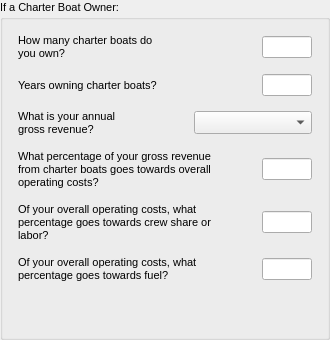
        <widget class="QGroupBox" name="vessel_info_2" >
         <property name="font" >
          <font>
           <family>Tahoma</family>
           <pointsize>8</pointsize>
          </font>
         </property>
         <property name="title" >
          <string>If a Charter Boat Owner:</string>
         </property>
         <layout class="QVBoxLayout" >
          <item>
           <widget class="QWidget" native="1" name="ves_license_4" >
            <property name="font" >
             <font>
              <family>Tahoma</family>
              <pointsize>8</pointsize>
             </font>
            </property>
            <layout class="QHBoxLayout" >
             <property name="spacing" >
              <number>4</number>
             </property>
             <property name="margin" >
              <number>4</number>
             </property>
             <item>
              <widget class="QLabel" name="federal_vessel_id_text_3" >
               <property name="minimumSize" >
                <size>
                 <width>150</width>
                 <height>0</height>
                </size>
               </property>
               <property name="maximumSize" >
                <size>
                 <width>150</width>
                 <height>16777215</height>
                </size>
               </property>
               <property name="font" >
                <font>
                 <family>Tahoma</family>
                 <pointsize>8</pointsize>
                </font>
               </property>
               <property name="text" >
                <string>How many charter boats do you own?</string>
               </property>
               <property name="wordWrap" >
                <bool>true</bool>
               </property>
              </widget>
             </item>
             <item>
              <spacer>
               <property name="font" >
                <font>
                 <family>Tahoma</family>
                 <pointsize>8</pointsize>
                </font>
               </property>
               <property name="orientation" >
                <enum>Qt::Horizontal</enum>
               </property>
               <property name="sizeHint" stdset="0" >
                <size>
                 <width>40</width>
                 <height>20</height>
                </size>
               </property>
              </spacer>
             </item>
             <item>
              <widget class="QLineEdit" name="cpfv_num_own_line" >
               <property name="enabled" >
                <bool>true</bool>
               </property>
               <property name="minimumSize" >
                <size>
                 <width>50</width>
                 <height>0</height>
                </size>
               </property>
               <property name="maximumSize" >
                <size>
                 <width>50</width>
                 <height>16777215</height>
                </size>
               </property>
               <property name="font" >
                <font>
                 <family>Tahoma</family>
                 <pointsize>8</pointsize>
                </font>
               </property>
               <property name="text" >
                <string/>
               </property>
              </widget>
             </item>
            </layout>
           </widget>
          </item>
          <item>
           <widget class="QWidget" native="1" name="ves_license_5" >
            <property name="font" >
             <font>
              <family>Tahoma</family>
              <pointsize>8</pointsize>
             </font>
            </property>
            <layout class="QHBoxLayout" >
             <property name="spacing" >
              <number>4</number>
             </property>
             <property name="margin" >
              <number>4</number>
             </property>
             <item>
              <widget class="QLabel" name="federal_vessel_id_text_4" >
               <property name="minimumSize" >
                <size>
                 <width>200</width>
                 <height>0</height>
                </size>
               </property>
               <property name="maximumSize" >
                <size>
                 <width>200</width>
                 <height>16777215</height>
                </size>
               </property>
               <property name="font" >
                <font>
                 <family>Tahoma</family>
                 <pointsize>8</pointsize>
                </font>
               </property>
               <property name="text" >
                <string>Years owning charter boats?</string>
               </property>
               <property name="wordWrap" >
                <bool>true</bool>
               </property>
              </widget>
             </item>
             <item>
              <spacer>
               <property name="font" >
                <font>
                 <family>Tahoma</family>
                 <pointsize>8</pointsize>
                </font>
               </property>
               <property name="orientation" >
                <enum>Qt::Horizontal</enum>
               </property>
               <property name="sizeHint" stdset="0" >
                <size>
                 <width>40</width>
                 <height>20</height>
                </size>
               </property>
              </spacer>
             </item>
             <item>
              <widget class="QLineEdit" name="cpfv_yr_own_line" >
               <property name="enabled" >
                <bool>true</bool>
               </property>
               <property name="minimumSize" >
                <size>
                 <width>50</width>
                 <height>0</height>
                </size>
               </property>
               <property name="maximumSize" >
                <size>
                 <width>50</width>
                 <height>16777215</height>
                </size>
               </property>
               <property name="font" >
                <font>
                 <family>Tahoma</family>
                 <pointsize>8</pointsize>
                </font>
               </property>
               <property name="text" >
                <string/>
               </property>
              </widget>
             </item>
            </layout>
           </widget>
          </item>
          <item>
           <widget class="QWidget" native="1" name="widget_2" >
            <property name="font" >
             <font>
              <family>Tahoma</family>
              <pointsize>8</pointsize>
             </font>
            </property>
            <layout class="QHBoxLayout" name="horizontalLayout_2" >
             <property name="spacing" >
              <number>4</number>
             </property>
             <property name="margin" >
              <number>4</number>
             </property>
             <item>
              <widget class="QLabel" name="label_2" >
               <property name="minimumSize" >
                <size>
                 <width>100</width>
                 <height>0</height>
                </size>
               </property>
               <property name="maximumSize" >
                <size>
                 <width>100</width>
                 <height>16777215</height>
                </size>
               </property>
               <property name="font" >
                <font>
                 <family>Tahoma</family>
                 <pointsize>8</pointsize>
                </font>
               </property>
               <property name="text" >
                <string>What is your annual gross revenue?</string>
               </property>
               <property name="wordWrap" >
                <bool>true</bool>
               </property>
              </widget>
             </item>
             <item>
              <spacer name="horizontalSpacer" >
               <property name="font" >
                <font>
                 <family>Tahoma</family>
                 <pointsize>8</pointsize>
                </font>
               </property>
               <property name="orientation" >
                <enum>Qt::Horizontal</enum>
               </property>
               <property name="sizeHint" stdset="0" >
                <size>
                 <width>40</width>
                 <height>20</height>
                </size>
               </property>
              </spacer>
             </item>
             <item>
              <widget class="QComboBox" name="cpfv_revenue_combo" >
               <property name="minimumSize" >
                <size>
                 <width>100</width>
                 <height>0</height>
                </size>
               </property>
               <property name="maximumSize" >
                <size>
                 <width>16777215</width>
                 <height>23</height>
                </size>
               </property>
               <property name="font" >
                <font>
                 <family>Tahoma</family>
                 <pointsize>8</pointsize>
                </font>
               </property>
               <item>
                <property name="text" >
                 <string/>
                </property>
               </item>
               <item>
                <property name="text" >
                 <string>&lt; $5,000</string>
                </property>
               </item>
               <item>
                <property name="text" >
                 <string>$5,000 - $10,000</string>
                </property>
               </item>
               <item>
                <property name="text" >
                 <string>$10,000 - $15,000</string>
                </property>
               </item>
               <item>
                <property name="text" >
                 <string>$15,000 - $20,000</string>
                </property>
               </item>
               <item>
                <property name="text" >
                 <string>> $20,000</string>
                </property>
               </item>
              </widget>
             </item>
            </layout>
           </widget>
          </item>
          <item>
           <widget class="QWidget" native="1" name="home_port_23" >
            <property name="font" >
             <font>
              <family>Tahoma</family>
              <pointsize>8</pointsize>
             </font>
            </property>
            <layout class="QHBoxLayout" >
             <property name="spacing" >
              <number>4</number>
             </property>
             <property name="margin" >
              <number>4</number>
             </property>
             <item>
              <widget class="QLabel" name="landing_port_text_9" >
               <property name="minimumSize" >
                <size>
                 <width>200</width>
                 <height>0</height>
                </size>
               </property>
               <property name="maximumSize" >
                <size>
                 <width>200</width>
                 <height>16777215</height>
                </size>
               </property>
               <property name="font" >
                <font>
                 <family>Tahoma</family>
                 <pointsize>8</pointsize>
                </font>
               </property>
               <property name="text" >
                <string>What percentage of your gross revenue from charter boats goes towards overall operating costs?</string>
               </property>
               <property name="wordWrap" >
                <bool>true</bool>
               </property>
              </widget>
             </item>
             <item>
              <spacer>
               <property name="font" >
                <font>
                 <family>Tahoma</family>
                 <pointsize>8</pointsize>
                </font>
               </property>
               <property name="orientation" >
                <enum>Qt::Horizontal</enum>
               </property>
               <property name="sizeHint" stdset="0" >
                <size>
                 <width>40</width>
                 <height>20</height>
                </size>
               </property>
              </spacer>
             </item>
             <item>
              <widget class="QLineEdit" name="cpfv_operating_cost_line" >
               <property name="enabled" >
                <bool>true</bool>
               </property>
               <property name="minimumSize" >
                <size>
                 <width>50</width>
                 <height>0</height>
                </size>
               </property>
               <property name="maximumSize" >
                <size>
                 <width>50</width>
                 <height>16777215</height>
                </size>
               </property>
               <property name="font" >
                <font>
                 <family>Tahoma</family>
                 <pointsize>8</pointsize>
                </font>
               </property>
               <property name="text" >
                <string/>
               </property>
              </widget>
             </item>
            </layout>
           </widget>
          </item>
          <item>
           <widget class="QWidget" native="1" name="home_port_24" >
            <property name="font" >
             <font>
              <family>Tahoma</family>
              <pointsize>8</pointsize>
             </font>
            </property>
            <layout class="QHBoxLayout" >
             <property name="spacing" >
              <number>4</number>
             </property>
             <property name="margin" >
              <number>4</number>
             </property>
             <item>
              <widget class="QLabel" name="landing_port_text_10" >
               <property name="minimumSize" >
                <size>
                 <width>200</width>
                 <height>0</height>
                </size>
               </property>
               <property name="maximumSize" >
                <size>
                 <width>200</width>
                 <height>16777215</height>
                </size>
               </property>
               <property name="font" >
                <font>
                 <family>Tahoma</family>
                 <pointsize>8</pointsize>
                </font>
               </property>
               <property name="text" >
                <string>Of your overall operating costs, what percentage goes towards crew share or labor?</string>
               </property>
               <property name="wordWrap" >
                <bool>true</bool>
               </property>
              </widget>
             </item>
             <item>
              <spacer>
               <property name="font" >
                <font>
                 <family>Tahoma</family>
                 <pointsize>8</pointsize>
                </font>
               </property>
               <property name="orientation" >
                <enum>Qt::Horizontal</enum>
               </property>
               <property name="sizeHint" stdset="0" >
                <size>
                 <width>40</width>
                 <height>20</height>
                </size>
               </property>
              </spacer>
             </item>
             <item>
              <widget class="QLineEdit" name="cpfv_labor_cost_line" >
               <property name="enabled" >
                <bool>true</bool>
               </property>
               <property name="minimumSize" >
                <size>
                 <width>50</width>
                 <height>0</height>
                </size>
               </property>
               <property name="maximumSize" >
                <size>
                 <width>50</width>
                 <height>16777215</height>
                </size>
               </property>
               <property name="font" >
                <font>
                 <family>Tahoma</family>
                 <pointsize>8</pointsize>
                </font>
               </property>
               <property name="text" >
                <string/>
               </property>
              </widget>
             </item>
            </layout>
           </widget>
          </item>
          <item>
           <widget class="QWidget" native="1" name="home_port_25" >
            <property name="font" >
             <font>
              <family>Tahoma</family>
              <pointsize>8</pointsize>
             </font>
            </property>
            <layout class="QHBoxLayout" >
             <property name="spacing" >
              <number>4</number>
             </property>
             <property name="margin" >
              <number>4</number>
             </property>
             <item>
              <widget class="QLabel" name="landing_port_text_11" >
               <property name="minimumSize" >
                <size>
                 <width>200</width>
                 <height>0</height>
                </size>
               </property>
               <property name="maximumSize" >
                <size>
                 <width>200</width>
                 <height>16777215</height>
                </size>
               </property>
               <property name="font" >
                <font>
                 <family>Tahoma</family>
                 <pointsize>8</pointsize>
                </font>
               </property>
               <property name="text" >
                <string>Of your overall operating costs, what percentage goes towards fuel?</string>
               </property>
               <property name="wordWrap" >
                <bool>true</bool>
               </property>
              </widget>
             </item>
             <item>
              <spacer>
               <property name="font" >
                <font>
                 <family>Tahoma</family>
                 <pointsize>8</pointsize>
                </font>
               </property>
               <property name="orientation" >
                <enum>Qt::Horizontal</enum>
               </property>
               <property name="sizeHint" stdset="0" >
                <size>
                 <width>40</width>
                 <height>20</height>
                </size>
               </property>
              </spacer>
             </item>
             <item>
              <widget class="QLineEdit" name="cpfv_fuel_cost_line" >
               <property name="enabled" >
                <bool>true</bool>
               </property>
               <property name="minimumSize" >
                <size>
                 <width>50</width>
                 <height>0</height>
                </size>
               </property>
               <property name="maximumSize" >
                <size>
                 <width>50</width>
                 <height>16777215</height>
                </size>
               </property>
               <property name="font" >
                <font>
                 <family>Tahoma</family>
                 <pointsize>8</pointsize>
                </font>
               </property>
               <property name="text" >
                <string/>
               </property>
              </widget>
             </item>
            </layout>
           </widget>
          </item>
          <item>
           <spacer name="verticalSpacer_2" >
            <property name="font" >
             <font>
              <family>Tahoma</family>
              <pointsize>8</pointsize>
             </font>
            </property>
            <property name="orientation" >
             <enum>Qt::Vertical</enum>
            </property>
            <property name="sizeHint" stdset="0" >
             <size>
              <width>20</width>
              <height>40</height>
             </size>
            </property>
           </spacer>
          </item>
         </layout>
        </widget>
